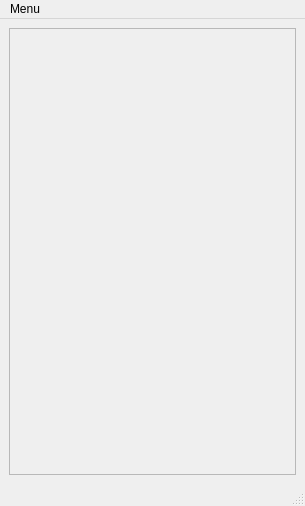
<?xml version="1.0" encoding="UTF-8"?>
<ui version="4.0">
 <class>MainWindow</class>
 <widget class="QMainWindow" name="MainWindow">
  <property name="geometry">
   <rect>
    <x>0</x>
    <y>0</y>
    <width>305</width>
    <height>506</height>
   </rect>
  </property>
  <property name="windowTitle">
   <string>MainWindow</string>
  </property>
  <widget class="QWidget" name="centralwidget">
   <layout class="QHBoxLayout" name="horizontalLayout">
    <item>
     <widget class="QScrollArea" name="wordList">
      <property name="acceptDrops">
       <bool>false</bool>
      </property>
      <property name="widgetResizable">
       <bool>true</bool>
      </property>
      <widget class="QWidget" name="scrollAreaWidgetContents">
       <property name="geometry">
        <rect>
         <x>0</x>
         <y>0</y>
         <width>285</width>
         <height>443</height>
        </rect>
       </property>
      </widget>
     </widget>
    </item>
   </layout>
  </widget>
  <widget class="QMenuBar" name="menubar">
   <property name="geometry">
    <rect>
     <x>0</x>
     <y>0</y>
     <width>305</width>
     <height>22</height>
    </rect>
   </property>
   <widget class="QMenu" name="menuMenu">
    <property name="title">
     <string>Menu</string>
    </property>
    <addaction name="actionoption"/>
    <addaction name="actionmy_word"/>
   </widget>
   <addaction name="menuMenu"/>
  </widget>
  <widget class="QStatusBar" name="statusbar"/>
  <action name="actionoption">
   <property name="text">
    <string>option</string>
   </property>
  </action>
  <action name="actionmy_word">
   <property name="text">
    <string>my word</string>
   </property>
  </action>
 </widget>
 <resources/>
 <connections/>
</ui>
